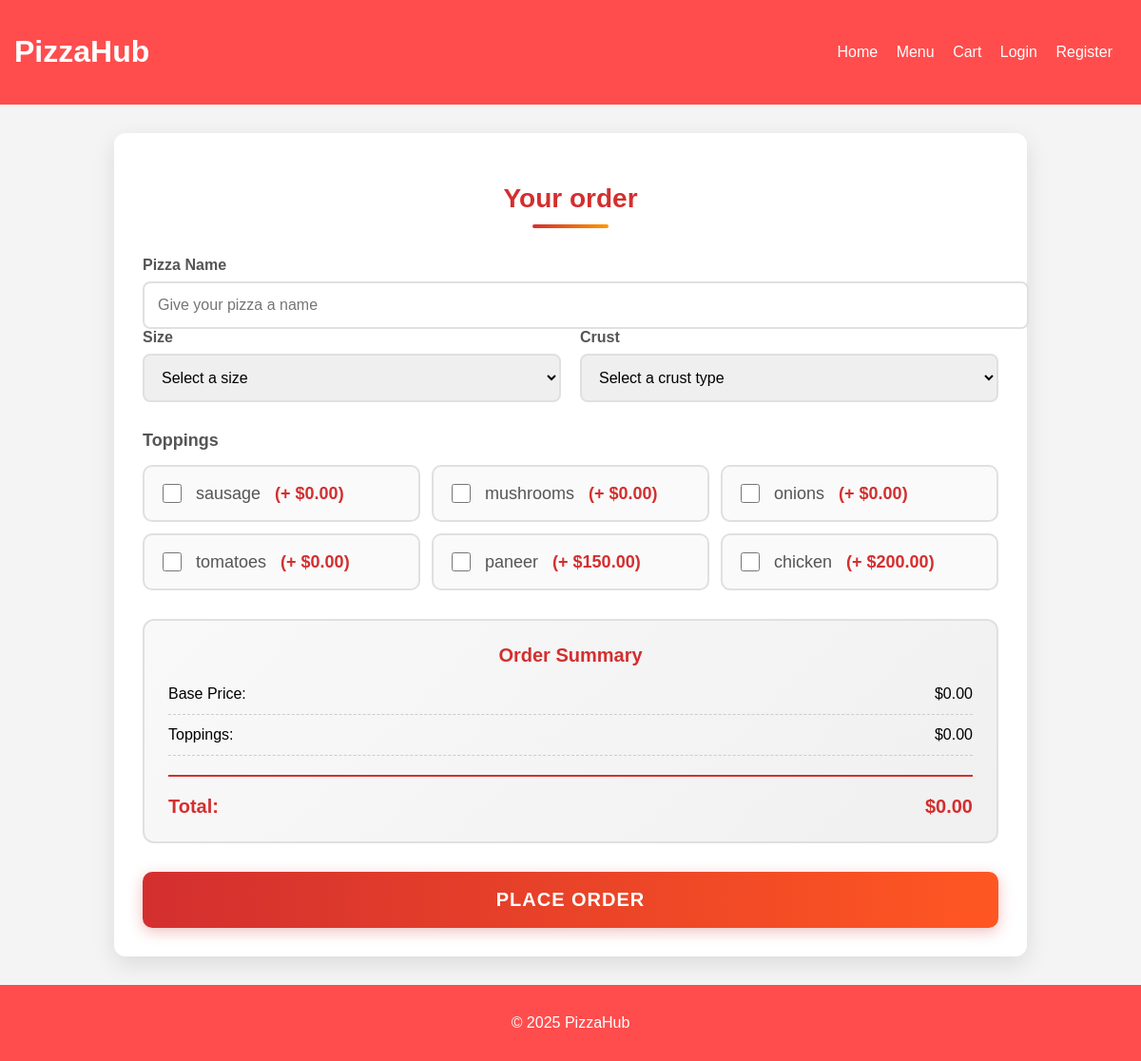
Page /order-now/ on the committed database.
### myapp/models.py (models this page shows, shortened)
class Topping(models.Model):
    name = models.CharField(max_length=50)
    extra_price = models.DecimalField(max_digits=5, decimal_places=2, default=0)

### myapp/views.py (the view, shortened to what this page needs)
# urls.py: path('order-now/', views.order_now, name='order_now'),
def order_now(request):
    context = {
        "sizes": PizzaSize.objects.all(),
        "crusts": PizzaCrust.objects.all(),
        "toppings": Topping.objects.all(),
    }
    return render(request, "myapp/order_form.html", context)

### myapp/templates/myapp/order_form.html (shortened to what this page needs)
{% extends "myapp/base.html" %}
{% load static %}
{% block content %}
<div class="order-container">
    <h2>Your order </h2>
    <form method="POST">
        <div class="form-group">
            <label for="pizza_name">Pizza Name</label>
            <input type="text" id="pizza_name" name="pizza_name" placeholder="Give your pizza a name" required>
        </div>
        <div class="form-row">
            <div class="form-group">
                <label for="size">Size</label>
                <select id="size" name="size" required>
                    <option value="">Select a size</option>
                </select>
            </div>
            <div class="form-group">
                <label for="crust">Crust</label>
                <select id="crust" name="crust" required>
                    <option value="">Select a crust type</option>
                </select>
            </div>
        </div>
        <div class="toppings-section">
            <label>Toppings</label>
            <div class="toppings-grid">
                {% for t in toppings %}
                <div class="topping-item">
                    <input type="checkbox" id="topping{{ t.id }}" name="toppings" value="{{ t.id }}">
                    <label for="topping{{ t.id }}">
                        {{ t.name }}
                        <span class="price-tag">(+ ${{ t.extra_price }})</span>
                    </label>
                </div>
                {% endfor %}
            </div>
        </div>
        <div class="price-summary">
            <div class="summary-title">Order Summary</div>
            <div class="summary-item">
                <span>Base Price:</span>
                <span id="base-price">$0.00</span>
            </div>
            <div class="summary-item">
                <span>Toppings:</span>
                <span id="toppings-price">$0.00</span>
            </div>
            <div class="summary-total">
                <span>Total:</span>
                <span id="total-price">$0.00</span>
            </div>
        </div>
        <button type="submit" class="order-btn">Place Order</button>
    </form>
</div>
{% endblock %}

### myapp/static/myapp/css/style.css (style rules this page uses)
body { font-family: Arial, sans-serif; margin: 0; padding: 0; background: #f4f4f4; }
.order-container { background-color: white; border-radius: 12px; box-shadow: 0 8px 25px rgba(0, 0, 0, 0.1); padding: 30px; margin: 30px auto; max-width: 900px; }
.order-container h2 { text-align: center; margin-bottom: 30px; color: #d32f2f; font-size: 28px; font-weight: 700; position: relative; padding-bottom: 15px; }
.order-container h2:after { content: ''; position: absolute; bottom: 0; left: 50%; transform: translateX(-50%); width: 80px; height: 4px; background: linear-gradient(to right, #d32f2f, #ff9800); border-radius: 2px; }
.form-row { display: flex; gap: 20px; margin-bottom: 25px; }
.form-group { flex: 1; margin-bottom: 0; }
.form-group label { display: block; margin-bottom: 8px; font-weight: 600; color: #555; font-size: 16px; }
.form-group input[type="text"], .form-group select { width: 100%; padding: 14px; border: 2px solid #e0e0e0; border-radius: 8px; font-size: 16px; transition: all 0.3s; }
.toppings-section { margin-top: 30px; }
.toppings-section label { display: block; margin-bottom: 15px; font-weight: 600; color: #555; font-size: 18px; }
.toppings-grid { display: grid; grid-template-columns: repeat(auto-fill, minmax(250px, 1fr)); gap: 12px; margin-bottom: 25px; }
.topping-item { display: flex; align-items: center; padding: 15px; border: 2px solid #e0e0e0; border-radius: 10px; transition: all 0.3s; cursor: pointer; background: #fafafa; }
.topping-item input[type="checkbox"] { margin-right: 15px; width: 20px; height: 20px; accent-color: #d32f2f; }
.topping-item label { margin: 0; font-weight: 500; cursor: pointer; flex: 1; }
.price-tag { font-weight: 600; color: #d32f2f; margin-left: 10px; }
.price-summary { background: linear-gradient(135deg, #f9f9f9 0%, #f0f0f0 100%); border-radius: 12px; padding: 25px; margin-top: 30px; border: 2px solid #e0e0e0; }
.summary-title { font-size: 20px; font-weight: 700; margin-bottom: 20px; color: #d32f2f; text-align: center; }
.summary-item { display: flex; justify-content: space-between; margin-bottom: 12px; padding-bottom: 12px; border-bottom: 1px dashed #ccc; font-size: 16px; }
.summary-total { display: flex; justify-content: space-between; font-size: 20px; font-weight: 700; margin-top: 20px; padding-top: 20px; border-top: 2px solid #d32f2f; color: #d32f2f; }
.order-btn { display: block; width: 100%; background: linear-gradient(to right, #d32f2f, #ff5722); color: white; border: none; border-radius: 10px; padding: 18px; font-size: 20px; font-weight: 700; cursor: pointer; transition: all 0.3s; margin-top: 30px; box-shadow: 0 4px 15px rgba(211, 47, 47, 0.3); text-transform: uppercase; letter-spacing: 1px; }

### rows in the picture
Topping: name "sausage", extra_price "0.00"
Topping: name "mushrooms", extra_price "0.00"
Topping: name "onions", extra_price "0.00"
Topping: name "tomatoes", extra_price "0.00"
Topping: name "paneer", extra_price "150.00"
Topping: name "chicken", extra_price "200.00"
